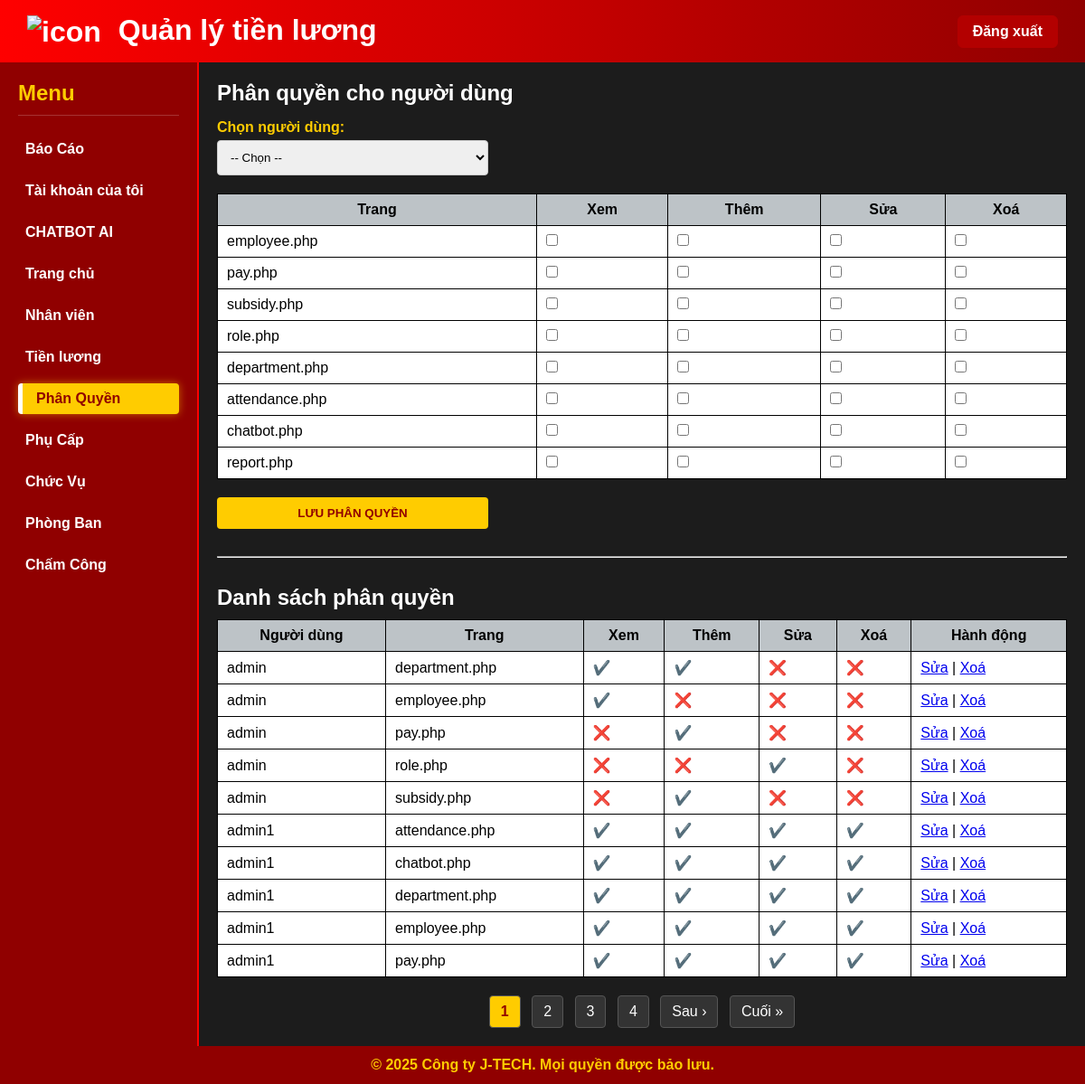
The page /right.php (signed in) on the database its author committed.
### tables this page shows
CREATE TABLE IF NOT EXISTS `permissions` (
  `id` bigint unsigned NOT NULL AUTO_INCREMENT,
  `user_id` bigint unsigned NOT NULL,
  `page` varchar(100) NOT NULL,
  `can_view` tinyint(1) DEFAULT '0',
  `can_add` tinyint(1) DEFAULT '0',
  `can_edit` tinyint(1) DEFAULT '0',
  `can_delete` tinyint(1) DEFAULT '0',
  PRIMARY KEY (`id`),
  KEY `user_id` (`user_id`),
  CONSTRAINT `permissions_ibfk_1` FOREIGN KEY (`user_id`) REFERENCES `users` (`id`) ON DELETE CASCADE
);

CREATE TABLE IF NOT EXISTS `users` (
  `id` bigint unsigned NOT NULL AUTO_INCREMENT,
  `name` varchar(255) NOT NULL,
  `email` varchar(255) NOT NULL,
  `email_verified_at` timestamp NULL DEFAULT NULL,
  `password` varchar(255) NOT NULL,
  `remember_token` varchar(100) DEFAULT NULL,
  `created_at` timestamp NULL DEFAULT NULL,
  `updated_at` timestamp NULL DEFAULT NULL,
  PRIMARY KEY (`id`),
  UNIQUE KEY `users_email_unique` (`email`)
);

### right.php (the view, shortened to what this page needs)
<?php
require 'connect.php';
$pages = ['employee.php', 'pay.php', 'subsidy.php', 'role.php', 'department.php', 'attendance.php', 'chatbot.php', 'report.php'];
$limit = 10;
$curr_page = isset($_GET['page']) ? (int)$_GET['page'] : 1;
$offset = ($curr_page - 1) * $limit;
?>
<!DOCTYPE html>
<html lang="vi">
<head>
</head>
<body>
  <div class="header">
    <h1>
  <img src="https://cdn-icons-png.freepik.com/512/6475/6475938.png" alt="icon" style="width:30px; vertical-align:middle; margin-right:10px;">
  Quản lý tiền lương
</h1>
    <a href="logout.php" class="logout-btn">Đăng xuất</a>
  </div>
  <div class="container">
    <div class="sidebar">
      <h2>Menu</h2>
     <a href="report.php">Báo Cáo</a>
      <a href="profile.php">Tài khoản của tôi</a>
      <a href="chatbot.php">CHATBOT AI</a>
      <a href="index.php">Trang chủ</a>
      <a href="employee.php">Nhân viên</a>
      <a href="pay.php">Tiền lương</a>
      <a href="right.php"class="active">Phân Quyền</a>
      <a href="subsidy.php">Phụ Cấp</a>
      <a href="role.php">Chức Vụ</a>
      <a href="department.php">Phòng Ban</a>
      <a href="attendance.php">Chấm Công</a>
    </div>
    <div class="main-content">
      <h2>Phân quyền cho người dùng</h2>
      <form method="POST">
        <label for="user_id">Chọn người dùng:</label>
        <select name="user_id" required>
          <option value="">-- Chọn --</option>
        </select>
        <table style="margin-top: 20px;">
          <tr>
            <th>Trang</th>
            <th>Xem</th>
            <th>Thêm</th>
            <th>Sửa</th>
            <th>Xoá</th>
          </tr>
          <?php foreach ($pages as $page): ?>
            <tr>
              <td><?= $page ?></td>
              <td><input type="checkbox" name="page[<?= $page ?>][view]"></td>
              <td><input type="checkbox" name="page[<?= $page ?>][add]"></td>
              <td><input type="checkbox" name="page[<?= $page ?>][edit]"></td>
              <td><input type="checkbox" name="page[<?= $page ?>][delete]"></td>
            </tr>
          <?php endforeach; ?>
        </table>
        <input type="submit" value="Lưu phân quyền">
      </form>
      <hr style="margin: 30px 0;">
<h2>Danh sách phân quyền</h2>
<table>
  <tr>
    <th>Người dùng</th>
    <th>Trang</th>
    <th>Xem</th>
    <th>Thêm</th>
    <th>Sửa</th>
    <th>Xoá</th>
    <th>Hành động</th>
  </tr>
  <?php
  $count_sql = "SELECT COUNT(*) as total FROM permissions";
  $total_res = $conn->query($count_sql);
  $total_records = $total_res->fetch_assoc()['total'];
  $total_pages = ceil($total_records / $limit);
  $sql = "SELECT p.*, u.name
          FROM permissions p
          JOIN users u ON p.user_id = u.id
          ORDER BY u.name, p.page
          LIMIT $offset, $limit";
  $result = $conn->query($sql);
  while ($row = $result->fetch_assoc()):
  ?>
    <tr>
      <td><?= htmlspecialchars($row['name']) ?></td>
      <td><?= $row['page'] ?></td>
      <td><?= $row['can_view'] ? '✔️' : '❌' ?></td>
      <td><?= $row['can_add'] ? '✔️' : '❌' ?></td>
      <td><?= $row['can_edit'] ? '✔️' : '❌' ?></td>
      <td><?= $row['can_delete'] ? '✔️' : '❌' ?></td>
      <td>
        <a href="edit_permission.php?id=<?= $row['id'] ?>">Sửa</a> |
        <a href="delete_permission.php?id=<?= $row['id'] ?>" onclick="return confirm('Bạn có chắc muốn xoá quyền này?')">Xoá</a>
      </td>
    </tr>
  <?php endwhile; ?>
</table>
<?php if ($total_pages > 1): ?>
<div class="pagination">
    <?php for ($i = 1; $i <= $total_pages; $i++): ?>
        <a href="?page=<?= $i ?>" class="<?= ($i == $curr_page) ? 'active' : '' ?>">
            <?= $i ?>
        </a>
    <?php endfor; ?>
    <?php if ($curr_page < $total_pages): ?>
        <a href="?page=<?= $curr_page + 1 ?>">Sau &rsaquo;</a>
        <a href="?page=<?= $total_pages ?>">Cuối &raquo;</a>
    <?php endif; ?>
</div>
<?php endif; ?>
</div>
  </div>
  <footer>
    &copy; 2025 Công ty J-TECH. Mọi quyền được bảo lưu.
  </footer>
</body>
</html>

### right.php (style rules this page uses)
* { margin: 0; padding: 0; box-sizing: border-box; }
body { font-family: 'Arial', sans-serif; display: flex; flex-direction: column; min-height: 100vh; background: #1c1c1c; color: #fff; }
.header { background: linear-gradient(90deg, #ff0000, #900000); color: #fff; padding: 15px 30px; display: flex; justify-content: space-between; align-items: center; box-shadow: 0 4px 8px rgba(0,0,0,0.5); }
.header .logout-btn { background: #b30000; color: #fff; border: 1px solid #b30000; padding: 8px 16px; cursor: pointer; border-radius: 6px; text-decoration: none; font-weight: bold; transition: 0.3s; }
.container { display: flex; flex: 1; }
.sidebar { width: 220px; padding: 20px; background: #900000; border-right: 2px solid #ff0000; color: #fff; }
.sidebar h2 { margin-bottom: 20px; color: #ffcc00; border-bottom: 1px solid rgba(255,255,255,0.2); padding-bottom: 10px; }
.sidebar a { display: block; color: #fff; text-decoration: none; margin: 12px 0; font-weight: bold; padding: 8px; border-radius: 4px; transition: 0.3s; }
.sidebar a.active { background: #ffcc00; color: #900000; padding-left: 15px; border-left: 5px solid #fff; box-shadow: 0 0 10px rgba(255, 204, 0, 0.5); }
.main-content { flex: 1; padding: 20px; background: #1c1c1c; }
footer { background: #900000; color: #ffcc00; text-align: center; padding: 12px 0; font-weight: bold; }
table { width: 100%; border-collapse: collapse; background: #fff; color: #000; margin-top: 10px; }
th, td { border: 1px solid #000; padding: 8px 10px; }
th { background-color: #bdc3c7; color: #000; }
label { font-weight: bold; display: block; margin: 15px 0 5px; color: #ffcc00; }
select, input[type="text"], input[type="number"] { padding: 10px; width: 100%; max-width: 300px; border: 1px solid #ccc; border-radius: 4px; }
input[type="submit"] { padding: 10px 20px; width: 100%; max-width: 300px; margin-top: 20px; cursor: pointer; background: #ffcc00; color: #900000; border: none; font-weight: bold; text-transform: uppercase; border-radius: 4px; transition: 0.3s; }
.pagination { margin-top: 20px; text-align: center; }
.pagination a { display: inline-block; padding: 8px 12px; margin: 0 4px; background: #333; color: #fff; text-decoration: none; border: 1px solid #555; border-radius: 4px; }
.pagination a.active { background: #ffcc00; color: #900000; font-weight: bold; }

### rows shown on the page
permissions: user.name "admin", page "department.php"
permissions: user.name "admin", page "employee.php"
permissions: user.name "admin", page "pay.php"
permissions: user.name "admin", page "role.php"
permissions: user.name "admin", page "subsidy.php"
permissions: user.name "admin1", page "attendance.php"
permissions: user.name "admin1", page "chatbot.php"
permissions: user.name "admin1", page "department.php"
permissions: user.name "admin1", page "employee.php"
permissions: user.name "admin1", page "pay.php"

### other values the page prints
$page "employee.php"
$page "pay.php"
$page "subsidy.php"
$page "role.php"
$page "department.php"
$page "attendance.php"
$page "chatbot.php"
$page "report.php"
